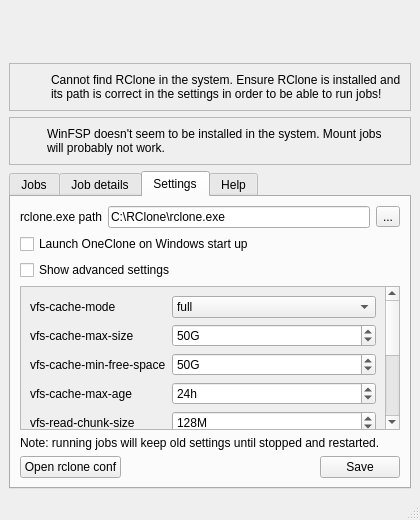
<?xml version="1.0" encoding="UTF-8"?>
<ui version="4.0">
 <class>MainWindow</class>
 <widget class="QMainWindow" name="MainWindow">
  <property name="windowModality">
   <enum>Qt::WindowModality::NonModal</enum>
  </property>
  <property name="geometry">
   <rect>
    <x>0</x>
    <y>0</y>
    <width>420</width>
    <height>520</height>
   </rect>
  </property>
  <property name="sizePolicy">
   <sizepolicy hsizetype="Fixed" vsizetype="Fixed">
    <horstretch>0</horstretch>
    <verstretch>0</verstretch>
   </sizepolicy>
  </property>
  <property name="minimumSize">
   <size>
    <width>420</width>
    <height>480</height>
   </size>
  </property>
  <property name="maximumSize">
   <size>
    <width>99999</width>
    <height>99999</height>
   </size>
  </property>
  <property name="baseSize">
   <size>
    <width>480</width>
    <height>480</height>
   </size>
  </property>
  <property name="acceptDrops">
   <bool>false</bool>
  </property>
  <property name="windowTitle">
   <string>OneClone</string>
  </property>
  <property name="windowIcon">
   <iconset resource="../resources.qrc">
    <normaloff>:/resources/favicon.svg</normaloff>:/resources/favicon.svg</iconset>
  </property>
  <property name="locale">
   <locale language="English" country="AmericanSamoa"/>
  </property>
  <property name="animated">
   <bool>true</bool>
  </property>
  <widget class="QWidget" name="centralwidget">
   <layout class="QVBoxLayout" name="verticalLayout_3">
    <item>
     <widget class="QLabel" name="logo">
      <property name="sizePolicy">
       <sizepolicy hsizetype="Preferred" vsizetype="Fixed">
        <horstretch>0</horstretch>
        <verstretch>0</verstretch>
       </sizepolicy>
      </property>
      <property name="minimumSize">
       <size>
        <width>144</width>
        <height>48</height>
       </size>
      </property>
      <property name="maximumSize">
       <size>
        <width>144</width>
        <height>48</height>
       </size>
      </property>
      <property name="baseSize">
       <size>
        <width>144</width>
        <height>48</height>
       </size>
      </property>
      <property name="text">
       <string/>
      </property>
      <property name="pixmap">
       <pixmap resource="../resources.qrc">:/resources/logo.svg</pixmap>
      </property>
      <property name="scaledContents">
       <bool>false</bool>
      </property>
      <property name="alignment">
       <set>Qt::AlignmentFlag::AlignCenter</set>
      </property>
     </widget>
    </item>
    <item>
     <widget class="QFrame" name="errorRcloneFrame">
      <property name="frameShape">
       <enum>QFrame::Shape::StyledPanel</enum>
      </property>
      <property name="frameShadow">
       <enum>QFrame::Shadow::Raised</enum>
      </property>
      <layout class="QHBoxLayout" name="horizontalLayout_3">
       <property name="spacing">
        <number>16</number>
       </property>
       <item>
        <widget class="QLabel" name="errorRcloneIcon">
         <property name="sizePolicy">
          <sizepolicy hsizetype="Preferred" vsizetype="Preferred">
           <horstretch>0</horstretch>
           <verstretch>1</verstretch>
          </sizepolicy>
         </property>
         <property name="minimumSize">
          <size>
           <width>16</width>
           <height>16</height>
          </size>
         </property>
         <property name="maximumSize">
          <size>
           <width>16</width>
           <height>16</height>
          </size>
         </property>
         <property name="text">
          <string/>
         </property>
         <property name="pixmap">
          <pixmap resource="../resources.qrc">:/resources/icons/warning.svg</pixmap>
         </property>
         <property name="scaledContents">
          <bool>true</bool>
         </property>
         <property name="alignment">
          <set>Qt::AlignmentFlag::AlignHCenter|Qt::AlignmentFlag::AlignTop</set>
         </property>
         <property name="textInteractionFlags">
          <set>Qt::TextInteractionFlag::NoTextInteraction</set>
         </property>
        </widget>
       </item>
       <item>
        <widget class="QLabel" name="errorRcloneLabel">
         <property name="frameShape">
          <enum>QFrame::Shape::NoFrame</enum>
         </property>
         <property name="text">
          <string>Cannot find RClone in the system. Ensure RClone is installed and its path is correct in the settings in order to be able to run jobs!</string>
         </property>
         <property name="wordWrap">
          <bool>true</bool>
         </property>
         <property name="margin">
          <number>0</number>
         </property>
         <property name="indent">
          <number>-1</number>
         </property>
         <property name="textInteractionFlags">
          <set>Qt::TextInteractionFlag::NoTextInteraction</set>
         </property>
        </widget>
       </item>
      </layout>
     </widget>
    </item>
    <item>
     <widget class="QFrame" name="errorWinfspFrame">
      <property name="frameShape">
       <enum>QFrame::Shape::StyledPanel</enum>
      </property>
      <property name="frameShadow">
       <enum>QFrame::Shadow::Raised</enum>
      </property>
      <layout class="QHBoxLayout" name="horizontalLayout_4">
       <property name="spacing">
        <number>12</number>
       </property>
       <item>
        <widget class="QLabel" name="errorWinfspIcon">
         <property name="minimumSize">
          <size>
           <width>16</width>
           <height>16</height>
          </size>
         </property>
         <property name="maximumSize">
          <size>
           <width>16</width>
           <height>16</height>
          </size>
         </property>
         <property name="text">
          <string/>
         </property>
         <property name="pixmap">
          <pixmap resource="../resources.qrc">:/resources/icons/warning.svg</pixmap>
         </property>
         <property name="scaledContents">
          <bool>true</bool>
         </property>
        </widget>
       </item>
       <item>
        <widget class="QLabel" name="errorWinfspLabel">
         <property name="frameShape">
          <enum>QFrame::Shape::NoFrame</enum>
         </property>
         <property name="text">
          <string>WinFSP doesn't seem to be installed in the system. Mount jobs will probably not work.</string>
         </property>
         <property name="wordWrap">
          <bool>true</bool>
         </property>
         <property name="textInteractionFlags">
          <set>Qt::TextInteractionFlag::NoTextInteraction</set>
         </property>
        </widget>
       </item>
      </layout>
     </widget>
    </item>
    <item>
     <widget class="QTabWidget" name="tabWidget">
      <property name="currentIndex">
       <number>2</number>
      </property>
      <widget class="QWidget" name="tabJobs">
       <attribute name="title">
        <string>Jobs</string>
       </attribute>
       <layout class="QVBoxLayout" name="verticalLayout">
        <property name="leftMargin">
         <number>4</number>
        </property>
        <property name="topMargin">
         <number>4</number>
        </property>
        <property name="rightMargin">
         <number>4</number>
        </property>
        <property name="bottomMargin">
         <number>4</number>
        </property>
        <item>
         <widget class="QScrollArea" name="jobsScrollArea">
          <property name="widgetResizable">
           <bool>true</bool>
          </property>
          <widget class="JobListWidget" name="jobsList">
           <property name="geometry">
            <rect>
             <x>0</x>
             <y>0</y>
             <width>394</width>
             <height>298</height>
            </rect>
           </property>
           <property name="sizePolicy">
            <sizepolicy hsizetype="Minimum" vsizetype="Preferred">
             <horstretch>0</horstretch>
             <verstretch>0</verstretch>
            </sizepolicy>
           </property>
           <layout class="QVBoxLayout" name="verticalLayout_2">
            <property name="spacing">
             <number>0</number>
            </property>
            <property name="leftMargin">
             <number>0</number>
            </property>
            <property name="topMargin">
             <number>0</number>
            </property>
            <property name="rightMargin">
             <number>0</number>
            </property>
            <property name="bottomMargin">
             <number>0</number>
            </property>
            <item>
             <spacer name="jobsSpacer">
              <property name="orientation">
               <enum>Qt::Orientation::Vertical</enum>
              </property>
              <property name="sizeHint" stdset="0">
               <size>
                <width>20</width>
                <height>40</height>
               </size>
              </property>
             </spacer>
            </item>
           </layout>
          </widget>
         </widget>
        </item>
        <item>
         <layout class="QHBoxLayout" name="jobsButtonsLayout">
          <item>
           <spacer name="jobsButtonsSpacer">
            <property name="orientation">
             <enum>Qt::Orientation::Horizontal</enum>
            </property>
            <property name="sizeHint" stdset="0">
             <size>
              <width>40</width>
              <height>20</height>
             </size>
            </property>
           </spacer>
          </item>
          <item>
           <widget class="QPushButton" name="jobsAdd">
            <property name="sizePolicy">
             <sizepolicy hsizetype="Fixed" vsizetype="Fixed">
              <horstretch>0</horstretch>
              <verstretch>0</verstretch>
             </sizepolicy>
            </property>
            <property name="text">
             <string>Add</string>
            </property>
           </widget>
          </item>
         </layout>
        </item>
       </layout>
      </widget>
      <widget class="QWidget" name="tabDetails">
       <attribute name="title">
        <string>Job details</string>
       </attribute>
       <layout class="QFormLayout" name="formLayout">
        <property name="leftMargin">
         <number>4</number>
        </property>
        <property name="topMargin">
         <number>4</number>
        </property>
        <property name="rightMargin">
         <number>4</number>
        </property>
        <property name="bottomMargin">
         <number>4</number>
        </property>
        <item row="0" column="0">
         <widget class="QLabel" name="detailsNameLabel">
          <property name="text">
           <string>Name</string>
          </property>
         </widget>
        </item>
        <item row="0" column="1">
         <widget class="QLineEdit" name="detailsName">
          <property name="toolTip">
           <string>Give a name to the job.</string>
          </property>
         </widget>
        </item>
        <item row="1" column="0">
         <widget class="QLabel" name="detailsTypeLabel">
          <property name="text">
           <string>Type</string>
          </property>
         </widget>
        </item>
        <item row="1" column="1">
         <widget class="QComboBox" name="detailsType">
          <property name="toolTip">
           <string>&lt;html&gt;&lt;head/&gt;&lt;body&gt;&lt;p&gt;Select job type:&lt;/p&gt;&lt;p&gt;- &lt;span style=&quot; font-weight:700;&quot;&gt;mount&lt;/span&gt;: connect the remote folder to this pc and access it like a normal folder;&lt;/p&gt;&lt;p&gt;- &lt;span style=&quot; font-weight:700;&quot;&gt;copy&lt;/span&gt;: copy files between two folders;&lt;/p&gt;&lt;p&gt;- &lt;span style=&quot; font-weight:700;&quot;&gt;sync&lt;/span&gt;: ensure two folders are exacly the same by copying new and modified files, and deleting files in the destination folder if they're not present in the source folder. This is often referred to as one-way synchronization.&lt;/p&gt;&lt;/body&gt;&lt;/html&gt;</string>
          </property>
          <property name="currentIndex">
           <number>0</number>
          </property>
          <property name="maxVisibleItems">
           <number>4</number>
          </property>
          <property name="maxCount">
           <number>4</number>
          </property>
          <item>
           <property name="text">
            <string>mount</string>
           </property>
          </item>
          <item>
           <property name="text">
            <string>sync</string>
           </property>
          </item>
          <item>
           <property name="text">
            <string>copy</string>
           </property>
          </item>
         </widget>
        </item>
        <item row="2" column="1">
         <widget class="QCheckBox" name="detailsAutostart">
          <property name="toolTip">
           <string>&lt;html&gt;&lt;head/&gt;&lt;body&gt;&lt;p&gt;If enabled, the job will run automatically when you open the app.&lt;/p&gt;&lt;/body&gt;&lt;/html&gt;</string>
          </property>
          <property name="text">
           <string>Run automatically when app starts</string>
          </property>
         </widget>
        </item>
        <item row="3" column="1">
         <widget class="Line" name="detailsLine1">
          <property name="orientation">
           <enum>Qt::Orientation::Horizontal</enum>
          </property>
         </widget>
        </item>
        <item row="4" column="0">
         <widget class="QLabel" name="detailsLocalLabel">
          <property name="text">
           <string>Local</string>
          </property>
         </widget>
        </item>
        <item row="4" column="1">
         <layout class="QHBoxLayout" name="detailsLocalLayout">
          <item>
           <widget class="QLineEdit" name="detailsLocal">
            <property name="toolTip">
             <string>&lt;html&gt;&lt;head/&gt;&lt;body&gt;&lt;p&gt;For mount jobs, specify either:&lt;/p&gt;&lt;p&gt;- a local folder (should be empty), e.g., &amp;quot;C:\Users\Desktop\My Folder&amp;quot;)&lt;/p&gt;&lt;p&gt;- a drive letter (e.g., &amp;quot;E:\&amp;quot;)&lt;/p&gt;&lt;p&gt;- a network mount location (e.g., &amp;quot;\\allas\folder&amp;quot;)&lt;/p&gt;&lt;p&gt;&lt;br/&gt;&lt;/p&gt;&lt;p&gt;For copy and sync jobs, specify a folder in the local pc.&lt;/p&gt;&lt;/body&gt;&lt;/html&gt;</string>
            </property>
           </widget>
          </item>
          <item>
           <widget class="QToolButton" name="detailsLocalButton">
            <property name="text">
             <string>...</string>
            </property>
           </widget>
          </item>
         </layout>
        </item>
        <item row="5" column="0">
         <widget class="QLabel" name="detailsRemoteLabel">
          <property name="text">
           <string>Remote</string>
          </property>
         </widget>
        </item>
        <item row="5" column="1">
         <widget class="QLineEdit" name="detailsRemote">
          <property name="toolTip">
           <string>&lt;html&gt;&lt;head/&gt;&lt;body&gt;&lt;p&gt;Specify the remote folder of the job, e.g., allas:folder&lt;/p&gt;&lt;p&gt;&lt;br/&gt;&lt;/p&gt;&lt;p&gt;NOTE: RClone needs to be configured correctly to work with the remote.&lt;/p&gt;&lt;/body&gt;&lt;/html&gt;</string>
          </property>
         </widget>
        </item>
        <item row="6" column="1">
         <widget class="QCheckBox" name="detailsReadOnly">
          <property name="toolTip">
           <string>&lt;html&gt;&lt;head/&gt;&lt;body&gt;&lt;p&gt;If enabled, the mounted folder will be read-only&lt;/p&gt;&lt;p&gt;&lt;br/&gt;&lt;/p&gt;&lt;p&gt;NOTE 1: this is for mount jobs only, not relevant for sync jobs.&lt;/p&gt;&lt;p&gt;NOTE 2: some programs like office may not work, as they need writing permissions just to open files.&lt;/p&gt;&lt;p&gt;&lt;br/&gt;&lt;/p&gt;&lt;/body&gt;&lt;/html&gt;</string>
          </property>
          <property name="text">
           <string>Read only</string>
          </property>
         </widget>
        </item>
        <item row="7" column="1">
         <widget class="Line" name="detailsLine2">
          <property name="orientation">
           <enum>Qt::Orientation::Horizontal</enum>
          </property>
         </widget>
        </item>
        <item row="8" column="0">
         <widget class="QLabel" name="detailsOutputLabel">
          <property name="text">
           <string>Output</string>
          </property>
         </widget>
        </item>
        <item row="8" column="1">
         <widget class="QTextBrowser" name="detailsOutput">
          <property name="acceptRichText">
           <bool>false</bool>
          </property>
          <property name="openLinks">
           <bool>false</bool>
          </property>
         </widget>
        </item>
        <item row="9" column="1">
         <layout class="QHBoxLayout" name="detailsButtonsLayout" stretch="1,0,0">
          <item>
           <spacer name="detailsButtonsSpacer">
            <property name="orientation">
             <enum>Qt::Orientation::Horizontal</enum>
            </property>
            <property name="sizeHint" stdset="0">
             <size>
              <width>40</width>
              <height>20</height>
             </size>
            </property>
           </spacer>
          </item>
          <item>
           <widget class="QPushButton" name="detailsSave">
            <property name="text">
             <string>Save</string>
            </property>
           </widget>
          </item>
          <item>
           <widget class="QPushButton" name="detailsDelete">
            <property name="text">
             <string>Delete</string>
            </property>
           </widget>
          </item>
         </layout>
        </item>
       </layout>
      </widget>
      <widget class="QWidget" name="tabSettings">
       <attribute name="title">
        <string>Settings</string>
       </attribute>
       <layout class="QVBoxLayout" name="verticalLayout_4">
        <item>
         <layout class="QHBoxLayout" name="settingsRcloneLayout">
          <item>
           <widget class="QLabel" name="settingsRcloneLabel">
            <property name="text">
             <string>rclone.exe path</string>
            </property>
           </widget>
          </item>
          <item>
           <widget class="QLineEdit" name="settingsRclone">
            <property name="toolTip">
             <string>Path to the rclone executable</string>
            </property>
            <property name="text">
             <string>C:\RClone\rclone.exe</string>
            </property>
           </widget>
          </item>
          <item>
           <widget class="QToolButton" name="settingsRcloneButton">
            <property name="text">
             <string>...</string>
            </property>
           </widget>
          </item>
         </layout>
        </item>
        <item>
         <widget class="QCheckBox" name="settingsAutostart">
          <property name="text">
           <string>Launch OneClone on Windows start up</string>
          </property>
         </widget>
        </item>
        <item>
         <widget class="QCheckBox" name="settingsAdvanced">
          <property name="text">
           <string>Show advanced settings</string>
          </property>
         </widget>
        </item>
        <item>
         <widget class="QScrollArea" name="settingsAdvancedScrollarea">
          <property name="widgetResizable">
           <bool>true</bool>
          </property>
          <widget class="QWidget" name="settingsAdvancedLayout">
           <property name="geometry">
            <rect>
             <x>0</x>
             <y>0</y>
             <width>380</width>
             <height>259</height>
            </rect>
           </property>
           <layout class="QFormLayout" name="formLayout_2">
            <item row="0" column="0">
             <widget class="QLabel" name="settingsCacheModeLabel">
              <property name="text">
               <string>vfs-cache-mode</string>
              </property>
             </widget>
            </item>
            <item row="2" column="1">
             <widget class="QSpinBox" name="settingsCacheMaxSize">
              <property name="suffix">
               <string>G</string>
              </property>
              <property name="maximum">
               <number>999999</number>
              </property>
              <property name="value">
               <number>50</number>
              </property>
             </widget>
            </item>
            <item row="2" column="0">
             <widget class="QLabel" name="settingsCacheMaxSizeLabel">
              <property name="text">
               <string>vfs-cache-max-size</string>
              </property>
             </widget>
            </item>
            <item row="10" column="0">
             <widget class="QCheckBox" name="settingsLinks">
              <property name="text">
               <string>enable symlinks</string>
              </property>
              <property name="checked">
               <bool>true</bool>
              </property>
             </widget>
            </item>
            <item row="9" column="0">
             <widget class="QLabel" name="settingsCheckersLabel">
              <property name="text">
               <string>checkers</string>
              </property>
             </widget>
            </item>
            <item row="9" column="1">
             <widget class="QSpinBox" name="settingsCheckers">
              <property name="value">
               <number>16</number>
              </property>
             </widget>
            </item>
            <item row="8" column="0">
             <widget class="QLabel" name="settingsTransfersLabel">
              <property name="text">
               <string>transfers</string>
              </property>
             </widget>
            </item>
            <item row="8" column="1">
             <widget class="QSpinBox" name="settingsTransfers">
              <property name="value">
               <number>16</number>
              </property>
             </widget>
            </item>
            <item row="7" column="0">
             <widget class="QLabel" name="settingsBufferSizeLabel">
              <property name="text">
               <string>buffer-size</string>
              </property>
             </widget>
            </item>
            <item row="7" column="1">
             <widget class="QSpinBox" name="settingsBufferSize">
              <property name="suffix">
               <string>M</string>
              </property>
              <property name="maximum">
               <number>999999</number>
              </property>
              <property name="value">
               <number>256</number>
              </property>
             </widget>
            </item>
            <item row="6" column="0">
             <widget class="QLabel" name="settingsReadChunkSizeLimitLabel">
              <property name="text">
               <string>vfs-read-chunk-size-limit</string>
              </property>
             </widget>
            </item>
            <item row="6" column="1">
             <widget class="QSpinBox" name="settingsReadChunkSizeLimit">
              <property name="suffix">
               <string>M</string>
              </property>
              <property name="maximum">
               <number>999999</number>
              </property>
              <property name="value">
               <number>2048</number>
              </property>
             </widget>
            </item>
            <item row="5" column="0">
             <widget class="QLabel" name="settingsReadChunkSizeLabel">
              <property name="text">
               <string>vfs-read-chunk-size</string>
              </property>
             </widget>
            </item>
            <item row="5" column="1">
             <widget class="QSpinBox" name="settingsReadChunkSize">
              <property name="suffix">
               <string>M</string>
              </property>
              <property name="maximum">
               <number>999999</number>
              </property>
              <property name="value">
               <number>128</number>
              </property>
             </widget>
            </item>
            <item row="4" column="0">
             <widget class="QLabel" name="settingsCacheMaxAgeLabel">
              <property name="text">
               <string>vfs-cache-max-age</string>
              </property>
             </widget>
            </item>
            <item row="4" column="1">
             <widget class="QSpinBox" name="settingsCacheMaxAge">
              <property name="suffix">
               <string>h</string>
              </property>
              <property name="maximum">
               <number>240</number>
              </property>
              <property name="value">
               <number>24</number>
              </property>
             </widget>
            </item>
            <item row="3" column="0">
             <widget class="QLabel" name="settingsCacheMinFreeSpaceLabel">
              <property name="text">
               <string>vfs-cache-min-free-space</string>
              </property>
             </widget>
            </item>
            <item row="3" column="1">
             <widget class="QSpinBox" name="settingsCacheMinFreeSpace">
              <property name="suffix">
               <string>G</string>
              </property>
              <property name="maximum">
               <number>999999</number>
              </property>
              <property name="value">
               <number>50</number>
              </property>
             </widget>
            </item>
            <item row="0" column="1">
             <widget class="QComboBox" name="settingsCacheMode">
              <property name="currentIndex">
               <number>3</number>
              </property>
              <item>
               <property name="text">
                <string>off</string>
               </property>
              </item>
              <item>
               <property name="text">
                <string>minimal</string>
               </property>
              </item>
              <item>
               <property name="text">
                <string>writes</string>
               </property>
              </item>
              <item>
               <property name="text">
                <string>full</string>
               </property>
              </item>
             </widget>
            </item>
           </layout>
          </widget>
         </widget>
        </item>
        <item>
         <spacer name="settingsSpacer">
          <property name="orientation">
           <enum>Qt::Orientation::Vertical</enum>
          </property>
          <property name="sizeHint" stdset="0">
           <size>
            <width>17</width>
            <height>37</height>
           </size>
          </property>
         </spacer>
        </item>
        <item>
         <widget class="QLabel" name="label">
          <property name="text">
           <string>Note: running jobs will keep old settings until stopped and restarted.</string>
          </property>
          <property name="textFormat">
           <enum>Qt::TextFormat::RichText</enum>
          </property>
          <property name="wordWrap">
           <bool>true</bool>
          </property>
         </widget>
        </item>
        <item>
         <layout class="QHBoxLayout" name="settingsNavLayout">
          <item>
           <widget class="QPushButton" name="settingsRcloneConf">
            <property name="text">
             <string>Open rclone conf</string>
            </property>
            <property name="icon">
             <iconset resource="../resources.qrc">
              <normaloff>:/resources/icons/open.svg</normaloff>:/resources/icons/open.svg</iconset>
            </property>
           </widget>
          </item>
          <item>
           <spacer name="settingsNavSpacer">
            <property name="orientation">
             <enum>Qt::Orientation::Horizontal</enum>
            </property>
            <property name="sizeHint" stdset="0">
             <size>
              <width>40</width>
              <height>20</height>
             </size>
            </property>
           </spacer>
          </item>
          <item>
           <widget class="QPushButton" name="settingsSave">
            <property name="text">
             <string>Save</string>
            </property>
           </widget>
          </item>
         </layout>
        </item>
       </layout>
      </widget>
      <widget class="QWidget" name="tabHelp">
       <attribute name="title">
        <string>Help</string>
       </attribute>
       <layout class="QVBoxLayout" name="verticalLayout_5">
        <property name="leftMargin">
         <number>4</number>
        </property>
        <property name="topMargin">
         <number>4</number>
        </property>
        <property name="rightMargin">
         <number>4</number>
        </property>
        <property name="bottomMargin">
         <number>4</number>
        </property>
        <item>
         <widget class="QTextBrowser" name="helpText">
          <property name="html">
           <string>&lt;!DOCTYPE HTML PUBLIC &quot;-//W3C//DTD HTML 4.0//EN&quot; &quot;http://www.w3.org/TR/REC-html40/strict.dtd&quot;&gt;
&lt;html&gt;&lt;head&gt;&lt;meta name=&quot;qrichtext&quot; content=&quot;1&quot; /&gt;&lt;meta charset=&quot;utf-8&quot; /&gt;&lt;style type=&quot;text/css&quot;&gt;
p, li { white-space: pre-wrap; }
hr { height: 1px; border-width: 0; }
li.unchecked::marker { content: &quot;\2610&quot;; }
li.checked::marker { content: &quot;\2612&quot;; }
&lt;/style&gt;&lt;/head&gt;&lt;body style=&quot; font-family:'Segoe UI'; font-size:9pt; font-weight:400; font-style:normal;&quot;&gt;
&lt;p style=&quot; margin-top:0px; margin-bottom:0px; margin-left:0px; margin-right:0px; -qt-block-indent:0; text-indent:0px;&quot;&gt;This interface is designed to help you temporarily mount cloud storage connections to the computer.&lt;/p&gt;
&lt;p style=&quot; margin-top:0px; margin-bottom:0px; margin-left:0px; margin-right:0px; -qt-block-indent:0; text-indent:0px;&quot;&gt;For detailed information on the specificaition of the mount parameters, please refer to the official RClone documentation.&lt;/p&gt;
&lt;p style=&quot;-qt-paragraph-type:empty; margin-top:0px; margin-bottom:0px; margin-left:0px; margin-right:0px; -qt-block-indent:0; text-indent:0px; font-weight:700;&quot;&gt;&lt;br /&gt;&lt;/p&gt;
&lt;p style=&quot; margin-top:0px; margin-bottom:0px; margin-left:0px; margin-right:0px; -qt-block-indent:0; text-indent:0px;&quot;&gt;&lt;span style=&quot; font-weight:700;&quot;&gt;How to set up:&lt;/span&gt;&lt;/p&gt;
&lt;p style=&quot; margin-top:0px; margin-bottom:0px; margin-left:0px; margin-right:0px; -qt-block-indent:0; text-indent:0px;&quot;&gt;1. Use official guides to set up rclone. You should be able to run rclone commands manually from the command line before using this interface.&lt;/p&gt;
&lt;p style=&quot; margin-top:0px; margin-bottom:0px; margin-left:0px; margin-right:0px; -qt-block-indent:0; text-indent:0px;&quot;&gt;2. Go to the settings tab and ensure the executable path for rclone is correct&lt;/p&gt;
&lt;p style=&quot; margin-top:0px; margin-bottom:0px; margin-left:0px; margin-right:0px; -qt-block-indent:0; text-indent:0px;&quot;&gt;3. Go to the mounts list and add the cloud connections you plan to use&lt;/p&gt;
&lt;p style=&quot; margin-top:0px; margin-bottom:0px; margin-left:0px; margin-right:0px; -qt-block-indent:0; text-indent:0px;&quot;&gt;4. Double click a mount in the list to edit/remove it&lt;/p&gt;
&lt;p style=&quot; margin-top:0px; margin-bottom:0px; margin-left:0px; margin-right:0px; -qt-block-indent:0; text-indent:0px;&quot;&gt;5. Use the start/stop buttons to handle your cloud connections&lt;/p&gt;
&lt;p style=&quot;-qt-paragraph-type:empty; margin-top:0px; margin-bottom:0px; margin-left:0px; margin-right:0px; -qt-block-indent:0; text-indent:0px;&quot;&gt;&lt;br /&gt;&lt;/p&gt;
&lt;p style=&quot; margin-top:0px; margin-bottom:0px; margin-left:0px; margin-right:0px; -qt-block-indent:0; text-indent:0px;&quot;&gt;&lt;span style=&quot; font-weight:700;&quot;&gt;Support:&lt;/span&gt;&lt;/p&gt;
&lt;p style=&quot; margin-top:0px; margin-bottom:0px; margin-left:0px; margin-right:0px; -qt-block-indent:0; text-indent:0px;&quot;&gt;For support about this interface contact&lt;/p&gt;
&lt;p style=&quot; margin-top:0px; margin-bottom:0px; margin-left:0px; margin-right:0px; -qt-block-indent:0; text-indent:0px;&quot;&gt;Nicola Durighetto &amp;lt;nicola.durighetto@oulu.fi&amp;gt;&lt;/p&gt;
&lt;p style=&quot;-qt-paragraph-type:empty; margin-top:0px; margin-bottom:0px; margin-left:0px; margin-right:0px; -qt-block-indent:0; text-indent:0px;&quot;&gt;&lt;br /&gt;&lt;/p&gt;&lt;/body&gt;&lt;/html&gt;</string>
          </property>
         </widget>
        </item>
       </layout>
      </widget>
     </widget>
    </item>
   </layout>
  </widget>
  <widget class="QStatusBar" name="statusbar"/>
 </widget>
 <customwidgets>
  <customwidget>
   <class>JobListWidget</class>
   <extends>QWidget</extends>
   <header>view/JobListWidget.h</header>
   <container>1</container>
  </customwidget>
 </customwidgets>
 <resources>
  <include location="../resources.qrc"/>
 </resources>
 <connections/>
</ui>
